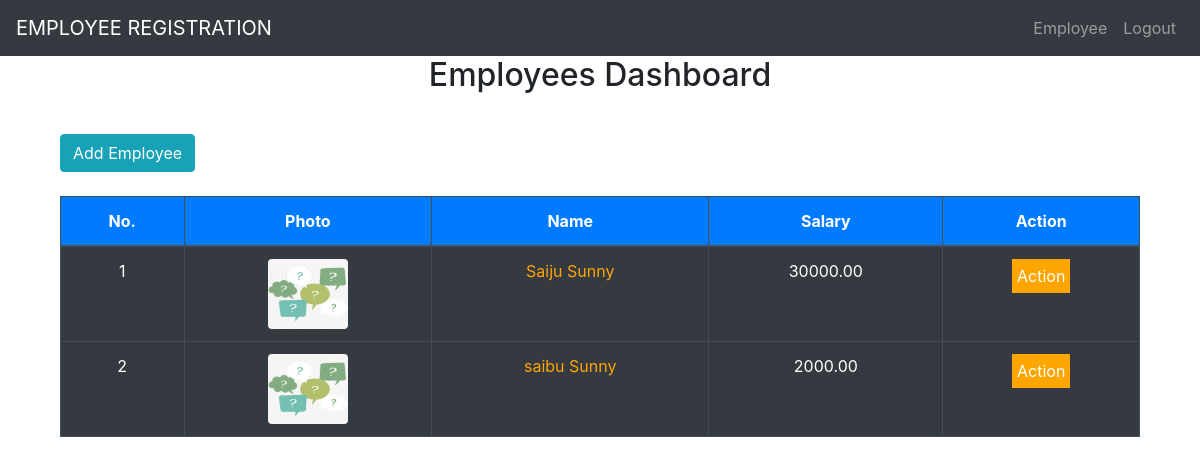
The page /allEmp/ (signed in) on the database as committed earlier.
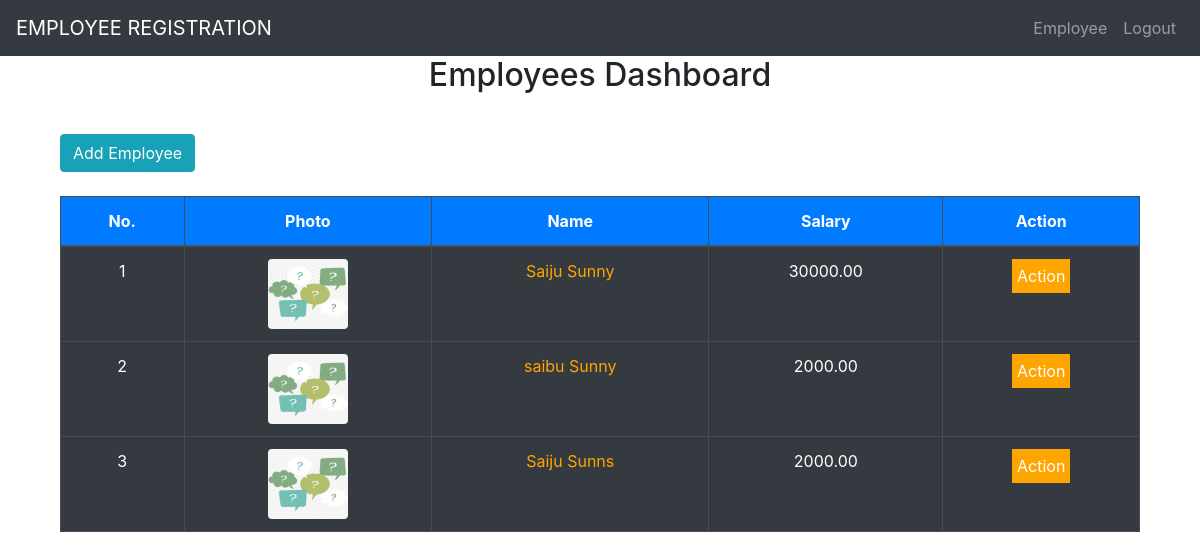
The same page on the database as committed later.
### empl/models.py (models this page shows)
class Employee(models.Model):
    user = models.ForeignKey(User, on_delete=models.CASCADE, null=True)
    name = models.CharField(max_length=100)
    pic = models.ImageField(upload_to="uploads", default='e.png')
    mobile = models.CharField(unique=True, max_length=10)
    email = models.EmailField()
    salary = models.DecimalField(max_digits=8, decimal_places=2)
    datetime = models.DateTimeField(auto_now=True)

### empl/views.py (the view)
# urls.py: path('allEmp/', views.all_employees,name='allEmp'),
@login_required(login_url='adminlogin')
def all_employees(request):
    emps = Employee.objects.filter(user=request.user.id)
    context = {
        'emps': emps
    }
    return render(request, 'emp/index.html', context)

### empl/templates/emp/index.html (shortened to what this page needs)
{% extends 'base.html' %}
{% block content %}
<div class="container ">
  <h2 class="text-center">Employees Dashboard</h2>
    <a href="{% url 'addEmp' %}" class="btn btn-info my-4" s>Add Employee</a>
  <table class="table table-dark table-hover table-bordered text-center">
    <thead>
      <tr class="bg-primary text-white ">
         <th>No.</th>
        <th>Photo</th>
        <th>Name</th>
        <th>Salary</th>
        <th>Action</th>
      </tr>
    </thead>
    <tbody>
    {% if emps %}
    {% for e in emps %}
      <tr>
        <td>{{ forloop.counter}}</td>
        <td><img src="{{e.pic.url}}" width="80px" height="70px" class="rounded"></td>
        <td><a href="{% url 'oneEmp' e.id %}" id="vie" title="Click To View Employee Details">{{e.name}}</a></td>
          <td>{{e.salary}}</td>
          <td>
            <div class="dropdown">
                <button class="dropbtn">Action</button>
              </div>
        </td>
      </tr>
    {% endfor %}
    {% endif %}
    </tbody>
  </table>
</div>
{% endblock %}

### empl/templates/base.html (shortened to what this page needs)
{% load static %}
<!DOCTYPE html>
<html lang="en">
<head>
  <link rel="stylesheet" href="https://maxcdn.bootstrapcdn.com/bootstrap/4.5.0/css/bootstrap.min.css">
  <link rel="stylesheet" href="{% static 'css/style.css'%}">
</head>
<body >
  <nav class="navbar navbar-expand-md bg-dark navbar-dark">
    <a class="navbar-brand" href="#">EMPLOYEE REGISTRATION</a>
    {% if user.is_authenticated %}
    <div class="collapse navbar-collapse" id="collapsibleNavbar">
      <ul class="navbar-nav">
        <li class="nav-item">
          <a class="nav-link" href="{% url 'allEmp'%}">Employee</a>
        </li>
        <li class="nav-item">
          <a class="nav-link" href="{% url 'adminlogout'%}">Logout</a>
        </li>
      </ul>
      </div>
    {% endif%}
  </nav>
  <div class="container">
    {% block content %}
    {% endblock %}
  </div>
</body>
</html>

### static/css/style.css (style rules this page uses)
#vie { text-decoration: none; color:orange; text-underline-offset: none; }
nav { margin-right: auto; }
.navbar-nav { margin-left: auto; }
.dropbtn { background-color: orange; color: white; padding: 5px; font-size: 16px; border: none; }
.dropdown { position: relative; display: inline-block; }

Rows that differ between the two databases and show on the page:
added Employee: pic (picture), name "Saiju Sunns", salary "2000.00"
